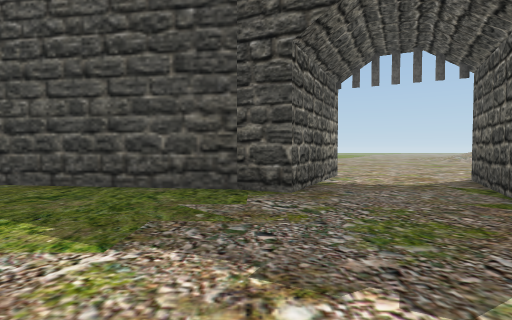
[1] (above)

23 first-person views from a walk through a 3-D level made in the Unity game engine. The camera is 1.5 m above the floor, tilts 2° down and sees 80° across. The floor is counted in squares, 2 m on a side. Each view is taken from the middle of a square. On the plan, view 1 faces up. The plan holds only what a view shows up to about 10 squares ahead; the rest is blank. The place goes on beyond the plan. Some animated figures are left out. Some surface patterns are stand-ins.

[2]
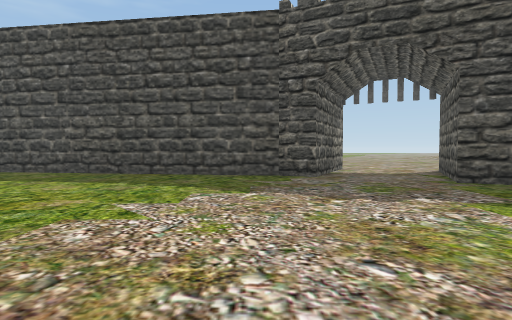

[3]
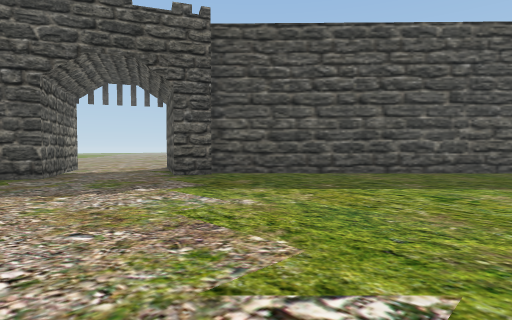

[4]
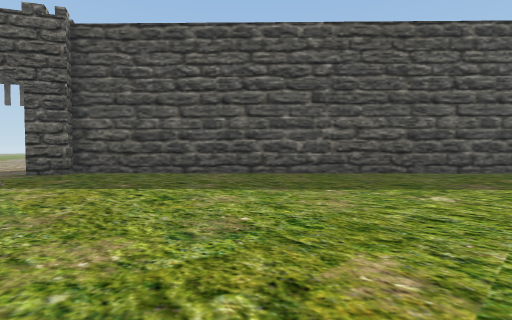

[5]
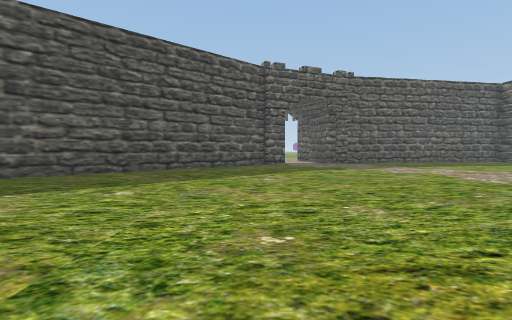

[6]
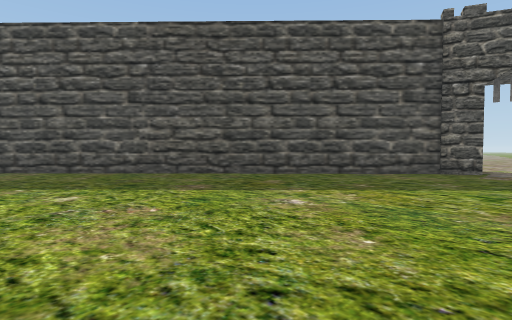

[7]
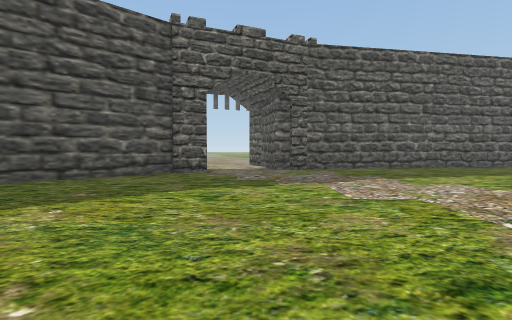

[8]
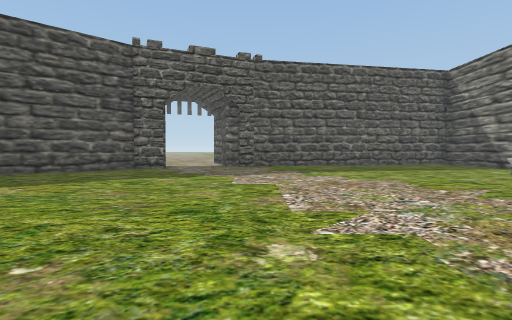

[9]
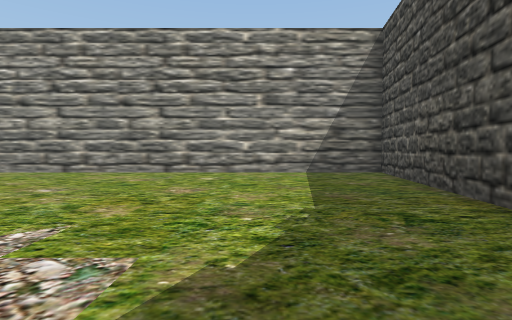

[10]
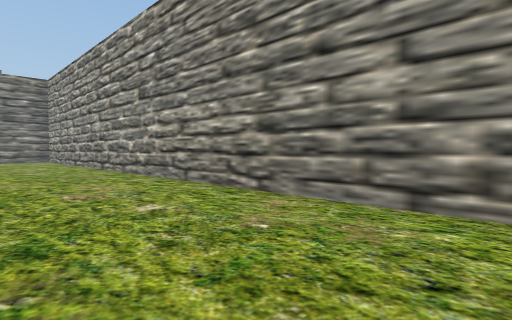

[11]
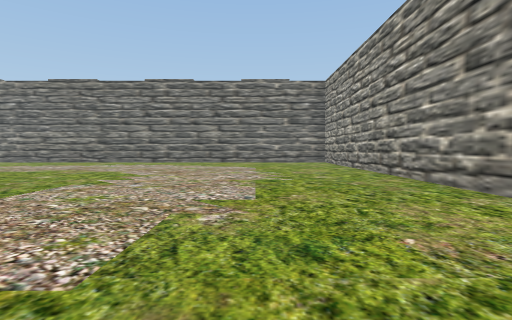

[12]
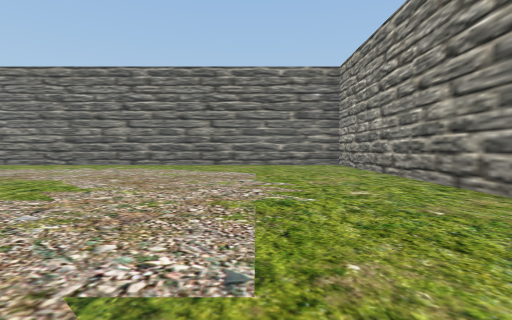

[13]
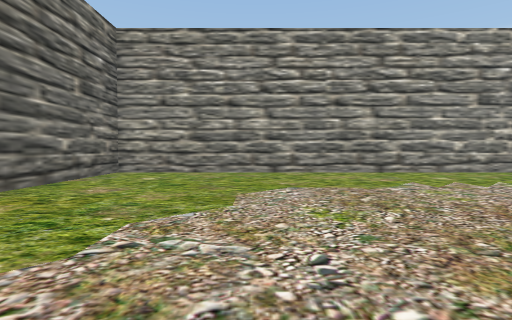

[14]
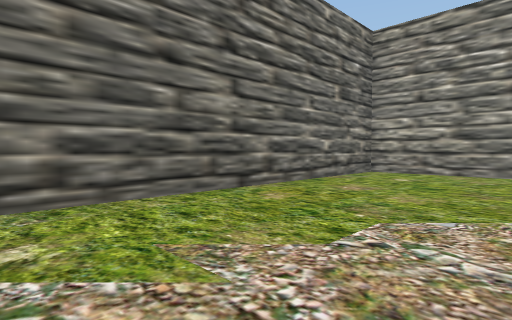

[15]
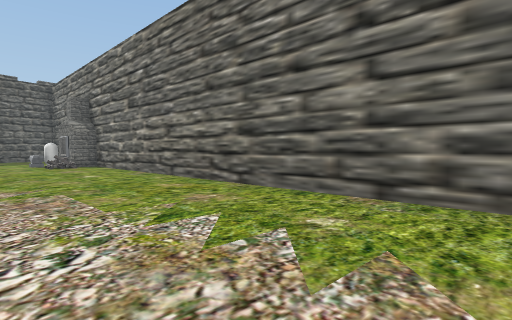

[16]
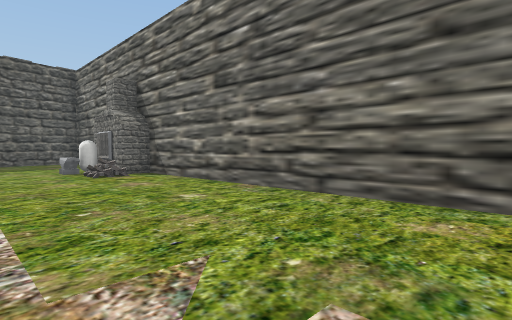

[17]
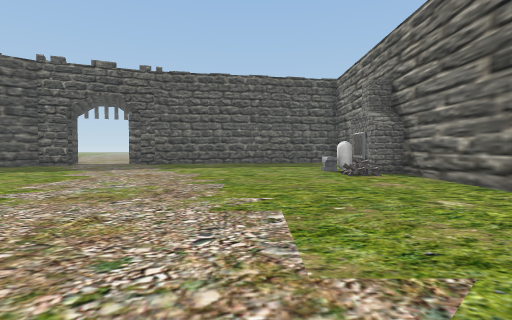

[18]
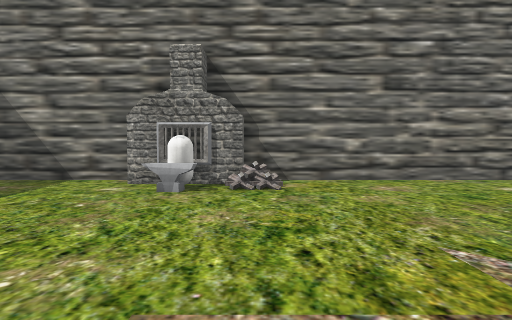

[19]
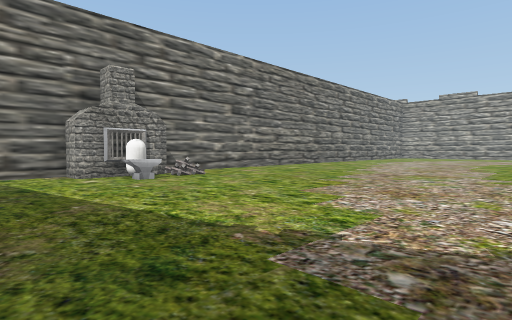

[20]
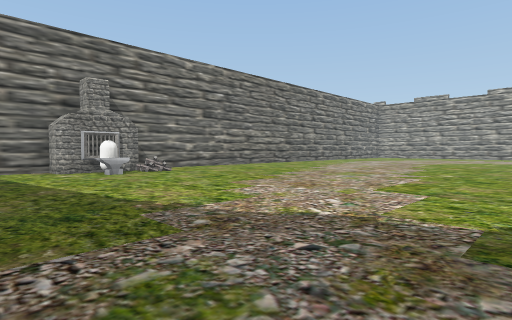

[21]
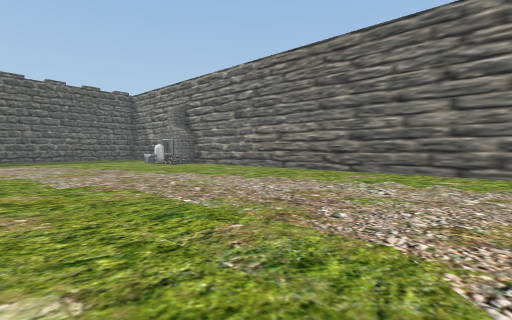

[22]
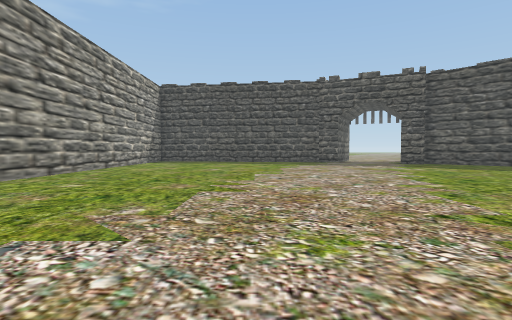

[23]
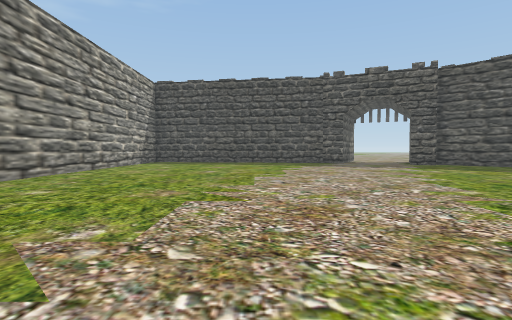

### Floor plan
Points are (right, up) in squares from view 1. A wall is a line through its corners. A room is listed if a view was taken in it or the views show most of it. See-through windows are left out.
Room 1 (views 1, 2, 3, 4, 5, 6, 7, 8, 9, 10, 11, 12, 13, 14, 15, 16, 17, 18, 19, 20, 21, 22, 23)
walls: (16.6, -8.5) (4.7, 3.8) (4.5, 3.3) (3.5, 3.8) (5.3, 7.5); (16.9, -9.5) (16.4, -8.4); (2.4, 8.8) (0.6, 5.2) (-0.4, 5.7) (-9.9, 7.1) (-9.9, -22.5) (17.5, -22.5)
ways out: opening at (3.5, 7.5)
objects: other object (12, -21); other object (13, -22) to (15, -22); capsule (13, -21) to (14, -21)

Positions as (right, up) in squares from view 1, and headings:
1: (0, 0), facing up
2: (-1, -3), facing up
3: (-1, -4), facing up-right
4: (2, -7), facing up-right
5: (2, -8), facing right
6: (6, -11), facing up-right
7: (7, -11), facing right
8: (5, -13), facing right
9: (0, 3), facing left
10: (-6, -2), facing down-left
11: (-6, -5), facing down
12: (-6, -8), facing down
13: (0, -18), facing left
14: (0, -18), facing down-left
15: (-2, -18), facing down-right
16: (3, -18), facing down-right
17: (3, -18), facing right
18: (12, -15), facing down
19: (17, -13), facing down-left
20: (17, -11), facing down-left
21: (-2, -13), facing down-right
22: (-4, -12), facing up
23: (-4, -11), facing up
